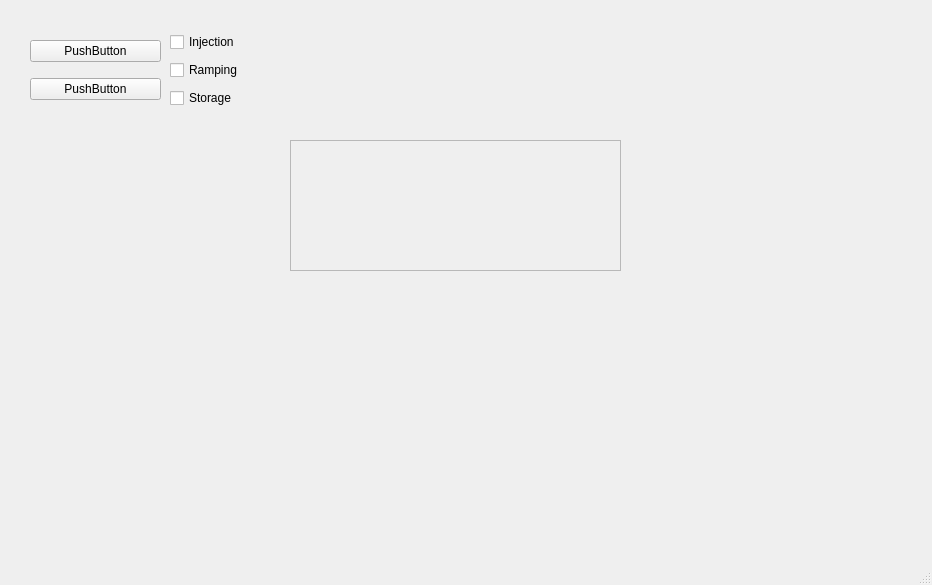
<?xml version="1.0" encoding="UTF-8"?>
<ui version="4.0">
 <class>MainWindow</class>
 <widget class="QMainWindow" name="MainWindow">
  <property name="geometry">
   <rect>
    <x>0</x>
    <y>0</y>
    <width>932</width>
    <height>585</height>
   </rect>
  </property>
  <property name="windowTitle">
   <string>MainWindow</string>
  </property>
  <widget class="QWidget" name="centralwidget">
   <widget class="QWidget" name="verticalLayoutWidget">
    <property name="geometry">
     <rect>
      <x>30</x>
      <y>140</y>
      <width>251</width>
      <height>401</height>
     </rect>
    </property>
    <layout class="QVBoxLayout" name="verticalLayout"/>
   </widget>
   <widget class="QWidget" name="verticalLayoutWidget_2">
    <property name="geometry">
     <rect>
      <x>290</x>
      <y>280</y>
      <width>160</width>
      <height>261</height>
     </rect>
    </property>
    <layout class="QVBoxLayout" name="verticalLayout_2"/>
   </widget>
   <widget class="QWidget" name="verticalLayoutWidget_3">
    <property name="geometry">
     <rect>
      <x>460</x>
      <y>280</y>
      <width>160</width>
      <height>261</height>
     </rect>
    </property>
    <layout class="QVBoxLayout" name="verticalLayout_3"/>
   </widget>
   <widget class="QWidget" name="horizontalLayoutWidget">
    <property name="geometry">
     <rect>
      <x>290</x>
      <y>140</y>
      <width>331</width>
      <height>131</height>
     </rect>
    </property>
    <layout class="QHBoxLayout" name="horizontalLayout">
     <item>
      <widget class="QScrollArea" name="scrollArea">
       <property name="widgetResizable">
        <bool>true</bool>
       </property>
       <widget class="QWidget" name="scrollAreaWidgetContents">
        <property name="geometry">
         <rect>
          <x>0</x>
          <y>0</y>
          <width>327</width>
          <height>127</height>
         </rect>
        </property>
       </widget>
      </widget>
     </item>
    </layout>
   </widget>
   <widget class="QWidget" name="verticalLayoutWidget_4">
    <property name="geometry">
     <rect>
      <x>30</x>
      <y>30</y>
      <width>131</width>
      <height>80</height>
     </rect>
    </property>
    <layout class="QVBoxLayout" name="verticalLayout_5">
     <item>
      <widget class="QPushButton" name="pushButton_2">
       <property name="text">
        <string>PushButton</string>
       </property>
      </widget>
     </item>
     <item>
      <widget class="QPushButton" name="pushButton">
       <property name="text">
        <string>PushButton</string>
       </property>
      </widget>
     </item>
    </layout>
   </widget>
   <widget class="QWidget" name="verticalLayoutWidget_5">
    <property name="geometry">
     <rect>
      <x>170</x>
      <y>30</y>
      <width>111</width>
      <height>80</height>
     </rect>
    </property>
    <layout class="QVBoxLayout" name="verticalLayout_6">
     <item>
      <widget class="QCheckBox" name="checkBox_2">
       <property name="text">
        <string>Injection</string>
       </property>
      </widget>
     </item>
     <item>
      <widget class="QCheckBox" name="checkBox_3">
       <property name="text">
        <string>Ramping</string>
       </property>
      </widget>
     </item>
     <item>
      <widget class="QCheckBox" name="checkBox">
       <property name="text">
        <string>Storage</string>
       </property>
      </widget>
     </item>
    </layout>
   </widget>
   <widget class="QWidget" name="verticalLayoutWidget_6">
    <property name="geometry">
     <rect>
      <x>630</x>
      <y>140</y>
      <width>271</width>
      <height>401</height>
     </rect>
    </property>
    <layout class="QVBoxLayout" name="verticalLayout_7"/>
   </widget>
  </widget>
  <widget class="QMenuBar" name="menubar">
   <property name="geometry">
    <rect>
     <x>0</x>
     <y>0</y>
     <width>932</width>
     <height>21</height>
    </rect>
   </property>
  </widget>
  <widget class="QStatusBar" name="statusbar"/>
 </widget>
 <resources/>
 <connections/>
</ui>
